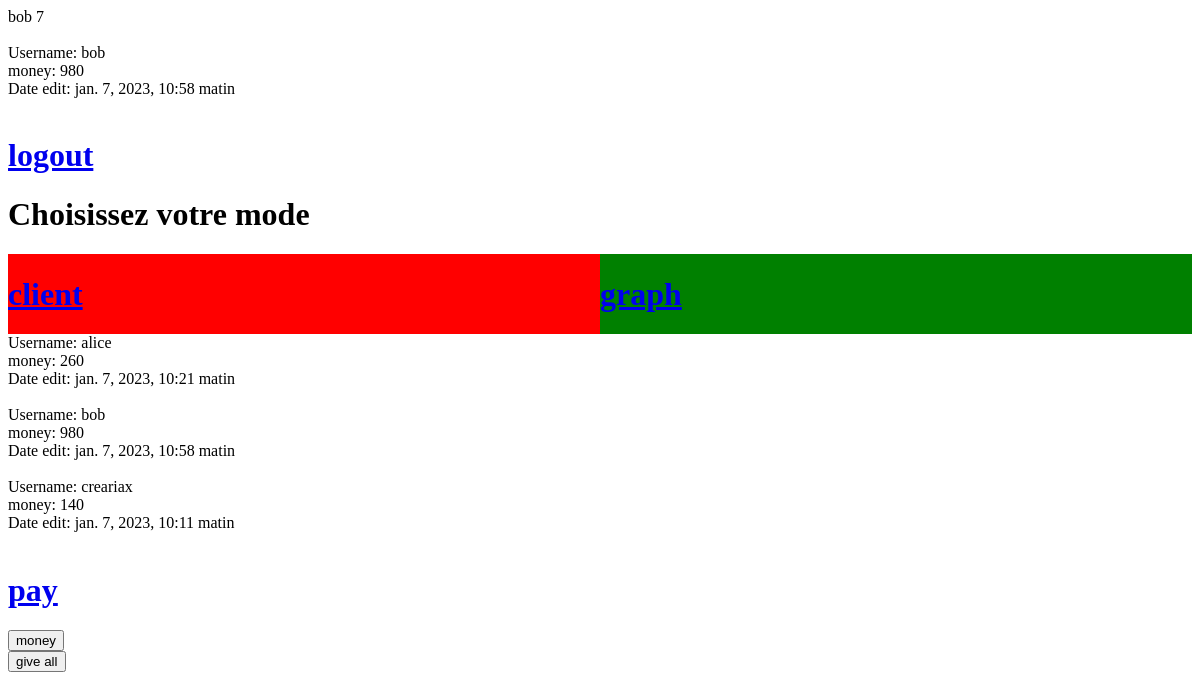
The app's page / (signed in), older data.
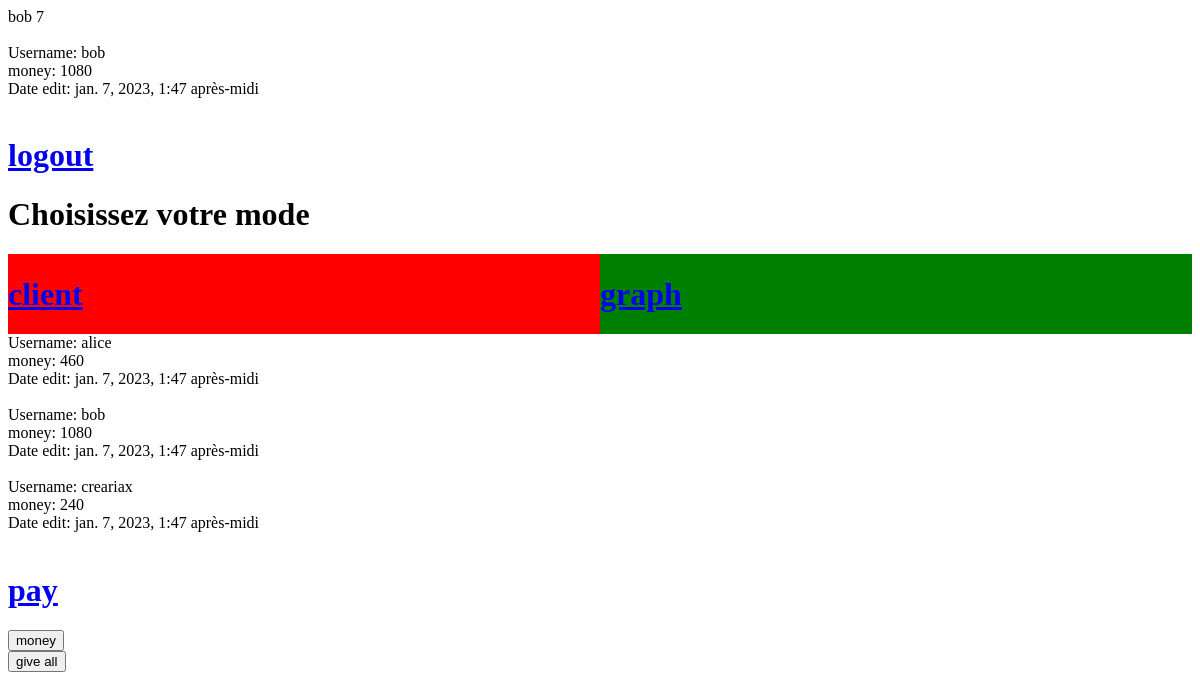
The same page, newer data.
### authentication/models.py (models this page shows)
class Profile(models.Model):
    user = models.OneToOneField(User, on_delete=models.CASCADE)
    follows = models.ManyToManyField("self",
                                     related_name="followed_by",
                                     symmetrical=False,
                                     blank=True)
    date_modified = models.DateTimeField(User, auto_now=True)
    money = models.IntegerField()
    def __str__(self):
        return self.user.username

### relaigraph/views.py (the view)
# urls.py: path('', index),
def index(request):
    current_user = request.user
    if current_user.is_authenticated:
        my_id = request.user.id
        admin = False
        if current_user.username == 'admin':
            admin = True
        profiles = Profile.objects.all()
        profile = Profile.objects.filter(user=current_user)
        if 'money' in request.POST:
            for pr in profiles:
                if pr.user.username == current_user.username:
                    pr.money += 10
                    pr.save()
                    print("add", current_user.username)
        elif 'give_all' in request.POST:
            for pr in profiles:
                pr.money += 10
                pr.save()
                print("add", current_user.username)
        return render(request, "index.html", context={"admin": admin,
                                                      "profiles": profiles,
                                                      "id": my_id,
                                                      "user": current_user,
                                                      "profile": profile})
    else:
        return render(request, "index.html")

### relaigraph/templates/index.html (shortened to what this page needs)
{% load static %}
<!DOCTYPE html>
<html lang="en">
<head>
    <link rel="stylesheet" type="text/css" href="{% static 'css/style.css' %}">
</head>
<body>
    <div id="top">
        {% if user.is_authenticated %}
            {{ user.username }}
            {{ id }}
            <br>
            <br>
            {% for pr in profile %}
                Username: {{ pr }}<br>
                money: {{ pr.money }}<br>
                Date edit: {{ pr.date_modified }}<br>
                <br>
            {% endfor %}
        <a href="/logout"><h1>logout</h1></a>
        {% else %}
        <a href="/register"><h1>register</h1></a>
        <a href="/login"><h1>login</h1></a>
        {% endif %}
    </div>
    <h1>Choisissez votre mode</h1>
    <div id="client">
        <a href="/client"><h1>client</h1></a>
    </div>
    <div id="graph">
        <a href="/graph"><h1>graph</h1></a>
    </div>
    {% for p in profiles %}
        Username: {{ p }}<br>
        money: {{ p.money }}<br>
        Date edit: {{ p.date_modified }}<br>
        <br>
    {% endfor %}
    <a href="/payment"><h1>pay</h1></a>
    <form method="POST" class="post_form" name="money">
        <button type="submit" class="save_btn" name="money">
            money
        </button>
    </form>
    <form method="POST" class="post_form" name="give_all">
        <button type="submit" class="save_btn" name="give_all">
            give all
        </button>
    </form>
</body>
</html>

### authentication/static/css/style.css (style rules this page uses)
#client { width: 50%; height: 100%; float: left; background-color: red; }
#graph { width: 50%; height: 100%; float: left; background-color: green; }

Row changes from the older to the newer data that the page shows:
changed Profile "bob": money "980" → "1080"; date_modified "jan. 7, 2023, 10:58 matin" → "jan. 7, 2023, 1:47 après-midi"
changed Profile "alice": money "260" → "460"; date_modified "jan. 7, 2023, 10:21 matin" → "jan. 7, 2023, 1:47 après-midi"
changed Profile "creariax": money "140" → "240"; date_modified "jan. 7, 2023, 10:11 matin" → "jan. 7, 2023, 1:47 après-midi"
